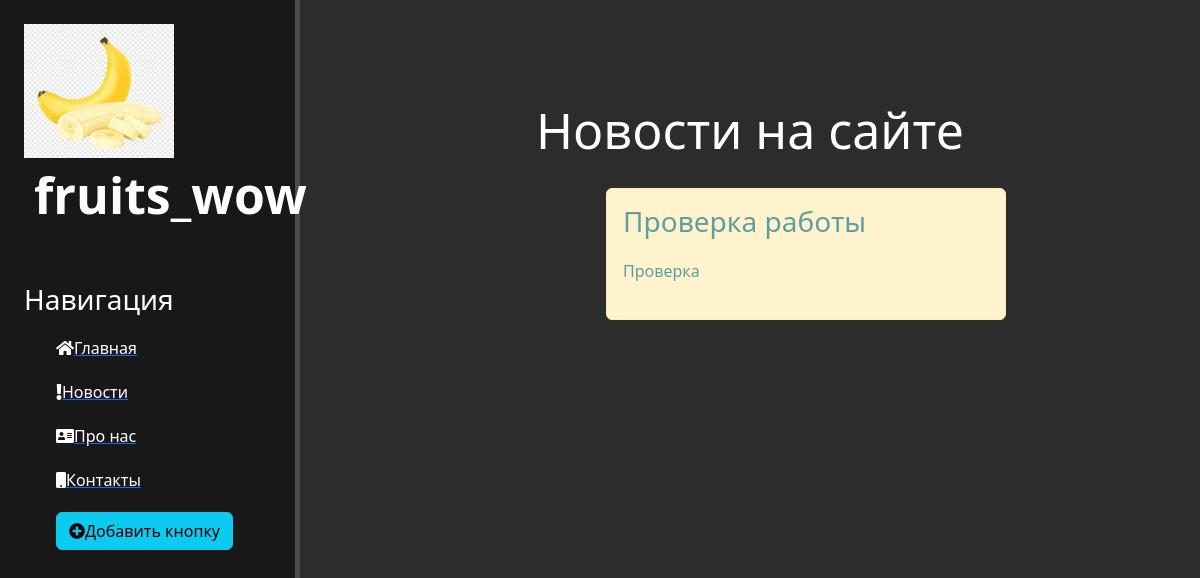
Before: /news/ with the older database file.
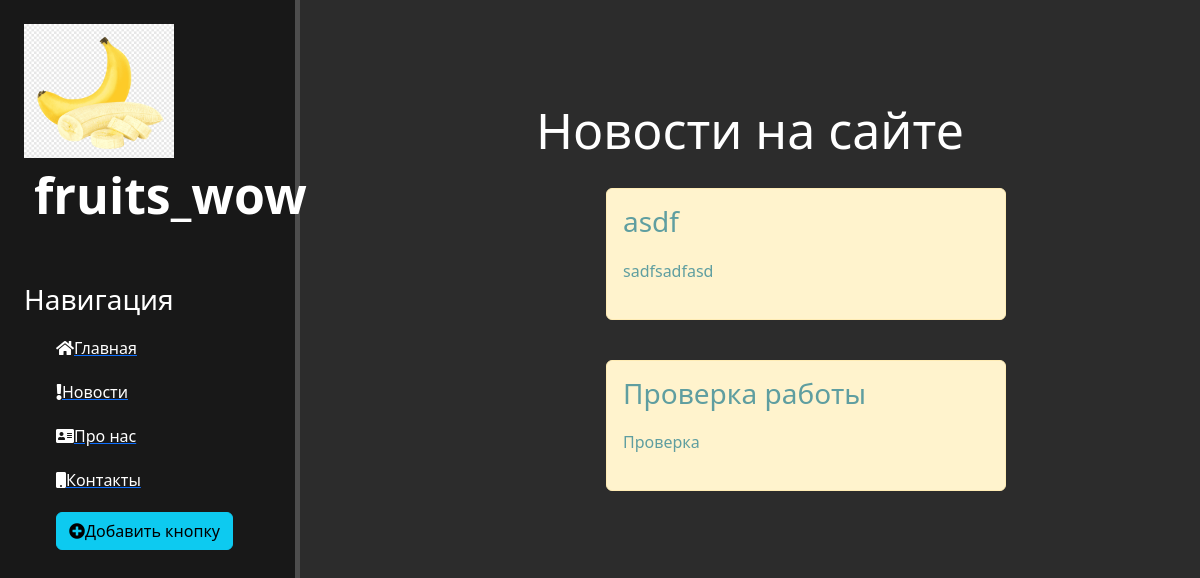
After: the same page with the newer database file.
### news/models.py (models this page shows, shortened)
class Articles(models.Model):
    title = models.CharField('Название', max_length=50)
    anonce = models.CharField('Анонс', max_length=250)
    full_text = models.TextField('Статья')
    date = models.DateTimeField('Дата публикации')
    class Meta:
        verbose_name = 'Новость'
        verbose_name_plural = 'Новости'

### news/views.py (the view)
# urls.py: path('', views.news_home, name='news_home'),
def news_home(request):
    news = Articles.objects.order_by('-date')[:3]
    return render(request, 'news/news_home.html', {'news': news})

### news/templates/news/news_home.html (shortened to what this page needs)
{% extends 'main/layout.html'%}
{% block content %}
    <div class="features">
        <h1>Новости на сайте</h1>
        {% if news %}
        {% for el in news %}
            <div class="alert alert-warning">
                <h3>{{ el.title }}</h3>
                <p>{{ el.anonce }}</p>
            </div>
        {% endfor %}
    {% else %}
        <p>У вас нет записей</p>
    {% endif %}
    </div>
{% endblock %}

Changed rows visible on the page:
added Articles: title "asdf", anonce "sadfsadfasd"
